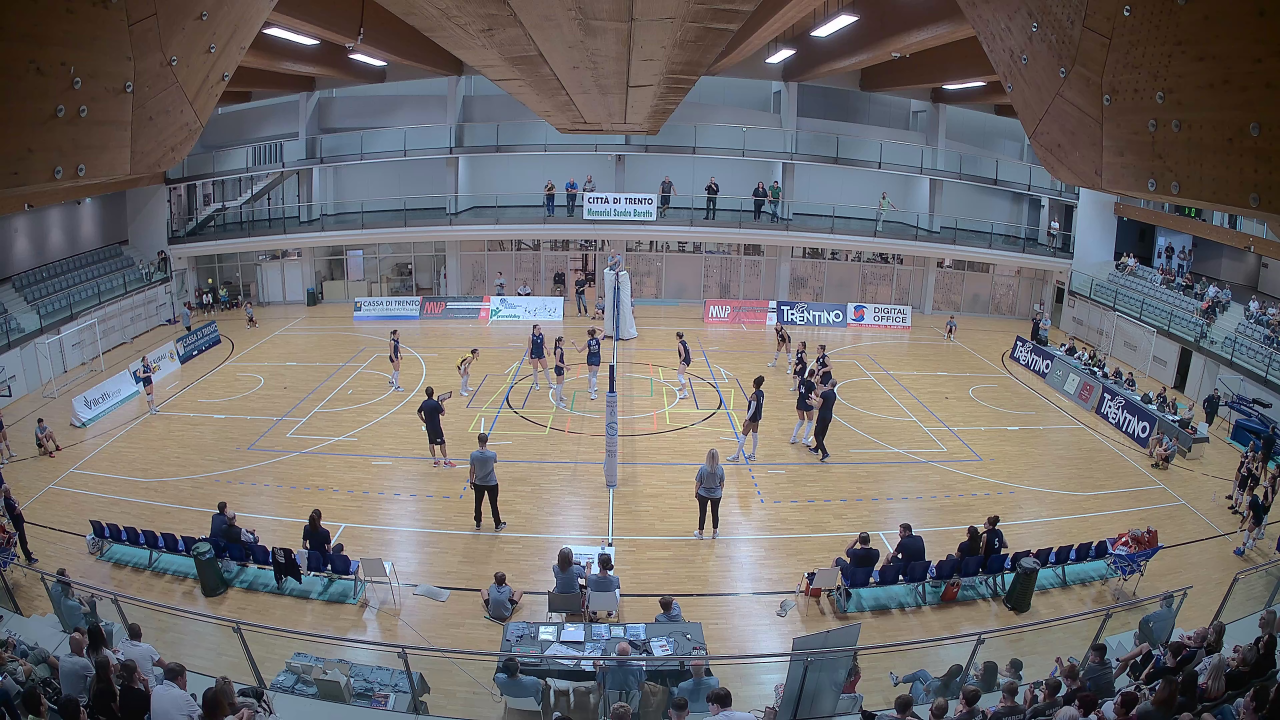
#> input picture samples/frame_1000.jpg, 3840 x 2160 px (shown at 1/3 size); its folder holds 5 pictures in this run
$ python chessboard.py
#> lines starting #> are read from the running program, lines starting #| are printed output that depends on the picture; after the words box and inside, x2 and y2 are one past the last pixel; in counts of white or black regions, pixels touching at a corner belong together
import numpy as np
import cv2 as cv
import glob
from pprint import pprint

# Define chessboard dimensions
CHESSBOARD_WIDTH = 6
CHESSBOARD_HEIGHT = 9

# Termination criteria for corner detection
termination_criteria = (cv.TERM_CRITERIA_EPS +
                        cv.TERM_CRITERIA_MAX_ITER, 30, 0.001)

# Prepare object points, like (0, 0, 0), (1, 0, 0), (2, 0, 0), ..., (6, 5, 0)
object_points = np.zeros((CHESSBOARD_WIDTH * CHESSBOARD_HEIGHT, 3), np.float32)
object_points[:, :2] = np.mgrid[0:CHESSBOARD_WIDTH,
                                0:CHESSBOARD_HEIGHT].T.reshape(-1, 2)

# Arrays to store object points and image points from all the images
world_points = []  # 3D point in real-world space
image_points = []  # 2D points in image plane

# Get the paths of all images in the samples folder as a list
image_paths = glob.glob('samples/*.jpg')

for image_path in image_paths:
    img = cv.imread(image_path)
#> img is the input picture: shape (2160, 3840, 3); mean B, G, R 108.3, 108.1, 111.7
    gray = cv.cvtColor(img, cv.COLOR_BGR2GRAY)
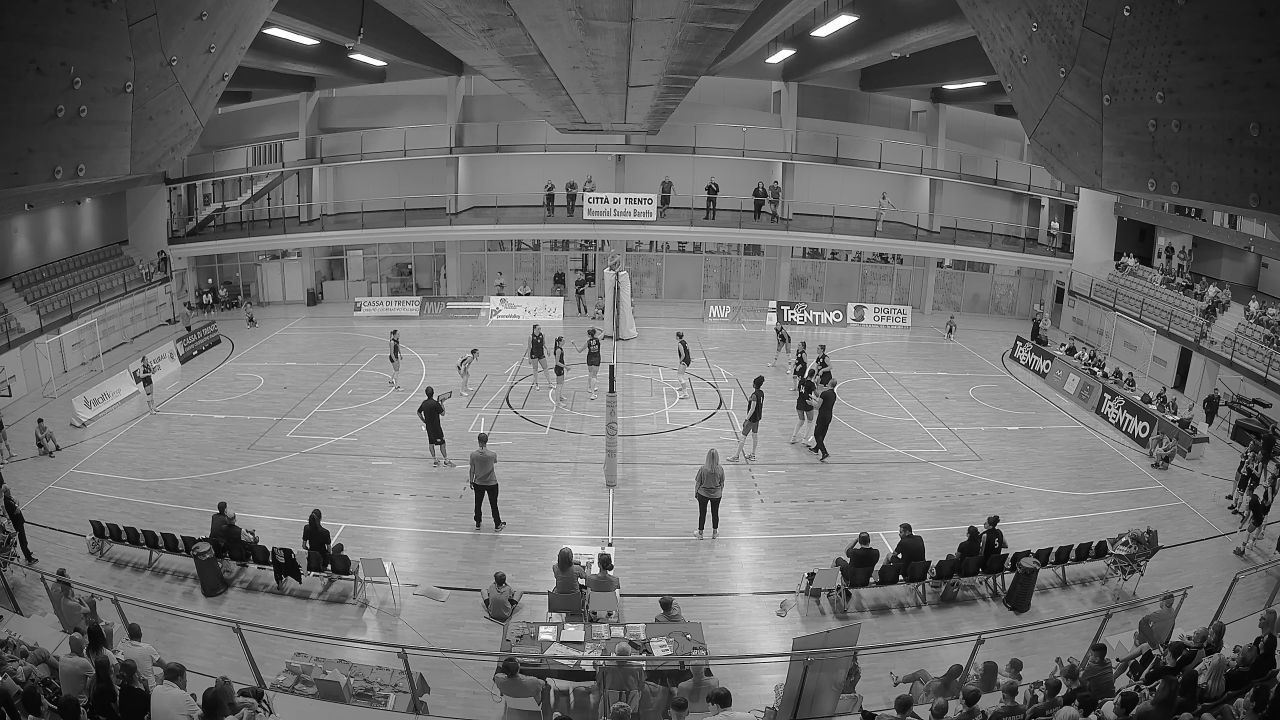
#> gray: shape (2160, 3840) (shown at 1/3 size); min 0, max 255, mean 109.2

    # Find the chessboard corners
    found_corners, corners = cv.findChessboardCorners(
        gray, (CHESSBOARD_WIDTH, CHESSBOARD_HEIGHT), None)
#> found_corners = False; corners = None

    # If corners are found, add object points and image points (after refining them)
    if found_corners:
        # pprint(corners.tolist())
        world_points.append(object_points)
        refined_corners = cv.cornerSubPix(
            gray, corners, (11, 11), (-1, -1), termination_criteria)
        # print(np.array_equal(corners, refined_corners))
        image_points.append(refined_corners)

        # Draw and display the corners
        cv.drawChessboardCorners(
            img, (CHESSBOARD_WIDTH, CHESSBOARD_HEIGHT), refined_corners, found_corners)
        cv.imshow('img', img)
        cv.waitKey(10000)
#> pass 2 of the loop `for image_path in image_paths:`:
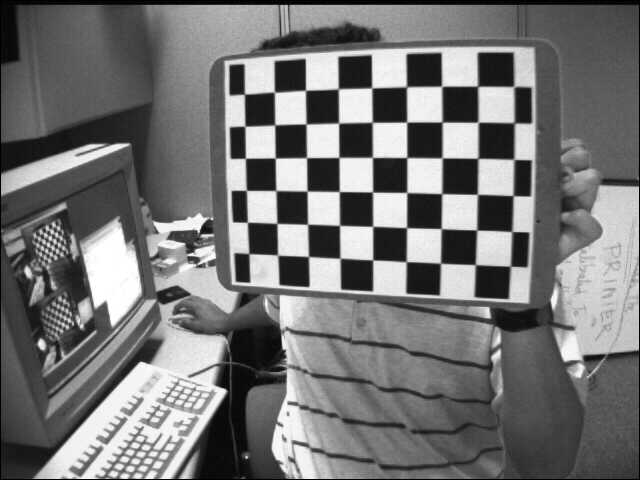
#> input picture samples/left01.jpg, 640 x 480 px
#> img is the input picture: shape (480, 640, 3); min 0, max 255, mean 116.6
#> gray: shape (480, 640)
#> found_corners = True; corners = 54 rows, first 8: [248.8, 253.6], [247.4, 222.5], [246.4, 190.3], [245.5, 158.4], [245, 126.5], [244.5, 94.33], [277.5, 255.2], [276.8, 223.4]
#> refined_corners = 54 rows, first 8: [248.9, 253.6], [247.4, 222.3], [246.3, 190.4], [245.4, 158.3], [244.9, 126.2], [244.4, 94.14], [277.6, 255.1], [276.9, 223.4]
#> `cv.drawChessboardCorners( img, (CHESSBOARD_WIDTH, CHESSBOARD_HEIGHT), ..`:
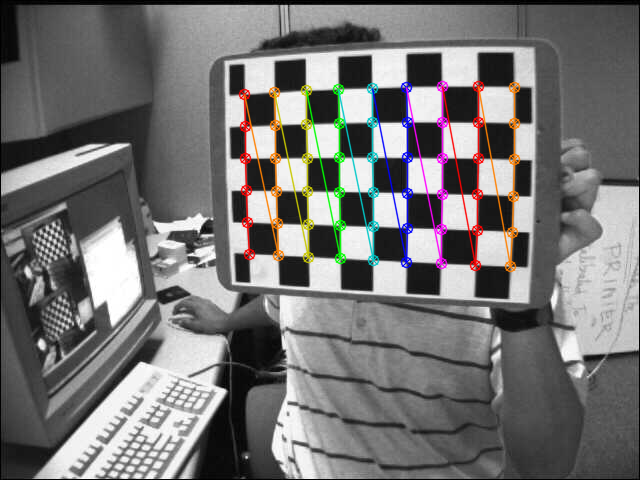
#> img: shape (480, 640, 3); 4.23% of pixels changed, all inside (x1, y1, x2, y2) = (238, 80, 521, 273)
#> pass 3 of the loop `for image_path in image_paths:`:
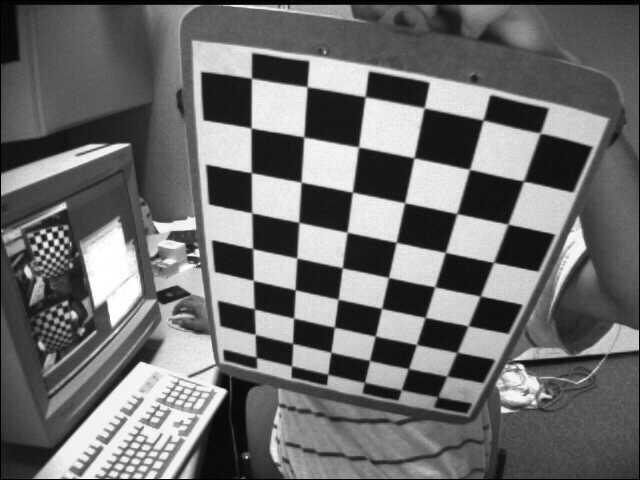
#> input picture samples/left02.jpg, 640 x 480 px
#> img is the input picture: shape (480, 640, 3); min 0, max 255, mean 109
#> corners = 54 rows, first 8: [437.8, 396.5], [401.3, 389.6], [364.6, 381.6], [327.6, 374.4], [291.6, 366], [256.6, 357.4], [446.6, 375.9], [408.5, 368.4]
#> refined_corners = 54 rows, first 8: [435.3, 402.6], [401, 391.4], [363.3, 386.2], [327.5, 378.3], [291, 369.3], [256.4, 362.4], [446.7, 376.1], [408.5, 368.6]
#> `cv.drawChessboardCorners( img, (CHESSBOARD_WIDTH, CHESSBOARD_HEIGHT), ..`:
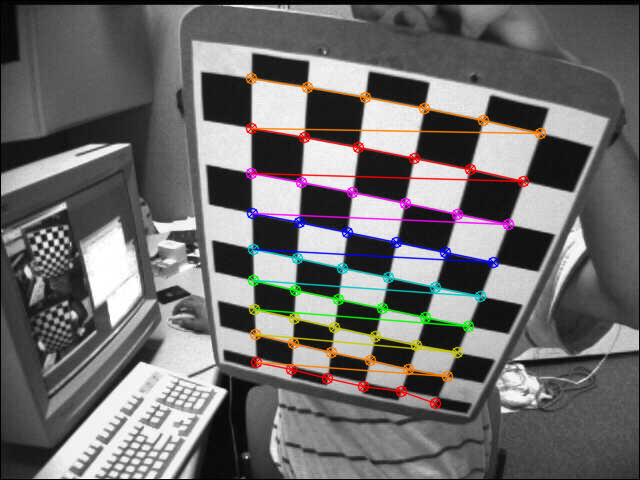
#> img: shape (480, 640, 3); 5.19% of pixels changed, all inside (x1, y1, x2, y2) = (245, 72, 547, 410)
#> the loop made 5 passes; the first 3 are shown

cv.destroyAllWindows()

for i in range(len(image_points)):
    print("Image #" + str(i+1) + ":\n")
    print("Image points:\n")
    pprint(image_points[i].tolist())
    print("\nWorld points:\n")
    pprint(world_points[i].tolist())
    print("\n")

# Calibrate the camera
calibration_success, camera_matrix, distortion_coeffs, rotation_vecs, translation_vecs = cv.calibrateCamera(
    world_points, image_points, gray.shape[::-1], None, None)

# Print the calibration results
print("Camera matrix:")
print(camera_matrix)
print("\nDistortion coefficients:")
print(distortion_coeffs)
print("\nRotation vectors:")
print(rotation_vecs)
print("\nTranslation vectors:")
print(translation_vecs)

test_img = cv.imread("samples/left12.jpg")
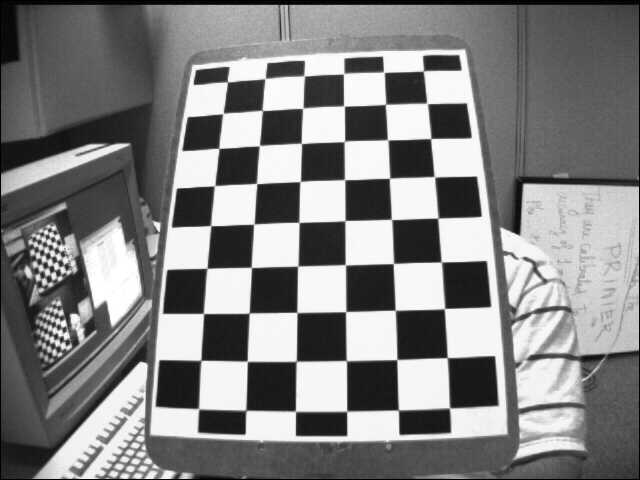
#> input picture samples/left12.jpg, 640 x 480 px
#> test_img is the input picture: shape (480, 640, 3); min 0, max 255, mean 129.5
height, width = test_img.shape[:2]
#> height = 480; width = 640

# Get the optimal new camera matrix and region of interest
optimal_camera_matrix, roi = cv.getOptimalNewCameraMatrix(
    camera_matrix, distortion_coeffs, (width, height), 1, (width, height))

# Undistort
undistorted_img = cv.undistort(
    test_img, camera_matrix, distortion_coeffs, None, optimal_camera_matrix)
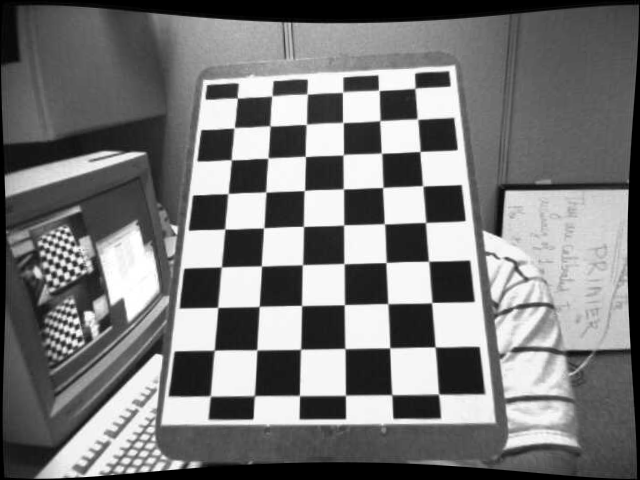
#> undistorted_img: shape (480, 640, 3); min 0, max 255, mean 120.7

# crop the image
x, y, w, h = roi
undistorted_img = undistorted_img[y:y+h, x:x+w]
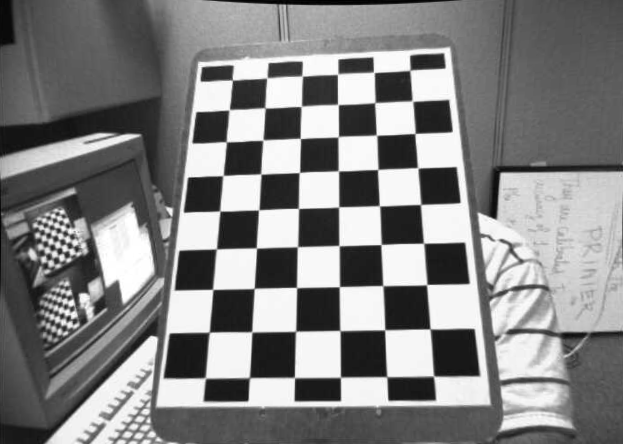
#> undistorted_img: shape (444, 623, 3); min 0, max 255, mean 130.5
cv.imwrite('result.png', undistorted_img)
